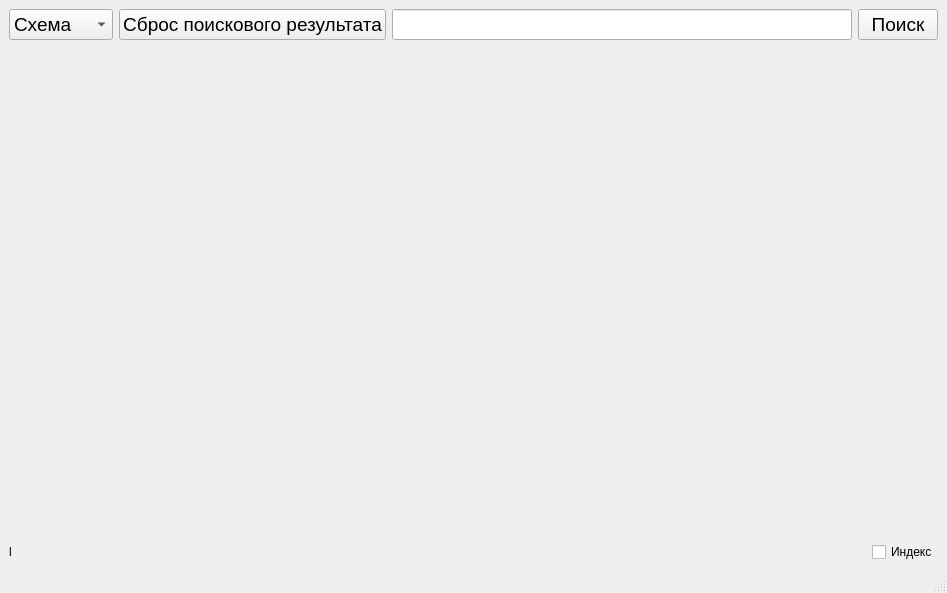
<?xml version="1.0" encoding="UTF-8"?>
<ui version="4.0">
 <class>MainWindow</class>
 <widget class="QMainWindow" name="MainWindow">
  <property name="geometry">
   <rect>
    <x>0</x>
    <y>0</y>
    <width>947</width>
    <height>593</height>
   </rect>
  </property>
  <property name="windowTitle">
   <string>map</string>
  </property>
  <widget class="QWidget" name="centralwidget">
   <layout class="QVBoxLayout" name="verticalLayout">
    <item>
     <layout class="QHBoxLayout" name="horizontalLayout">
      <item>
       <widget class="QComboBox" name="map_mode">
        <property name="font">
         <font>
          <pointsize>14</pointsize>
         </font>
        </property>
        <property name="focusPolicy">
         <enum>Qt::NoFocus</enum>
        </property>
        <item>
         <property name="text">
          <string>Схема</string>
         </property>
        </item>
        <item>
         <property name="text">
          <string>Спутник</string>
         </property>
        </item>
        <item>
         <property name="text">
          <string>Гибрид</string>
         </property>
        </item>
       </widget>
      </item>
      <item>
       <widget class="QPushButton" name="reset">
        <property name="font">
         <font>
          <pointsize>14</pointsize>
         </font>
        </property>
        <property name="focusPolicy">
         <enum>Qt::NoFocus</enum>
        </property>
        <property name="text">
         <string>Сброс поискового результата</string>
        </property>
       </widget>
      </item>
      <item>
       <widget class="QLineEdit" name="search_line">
        <property name="font">
         <font>
          <pointsize>14</pointsize>
         </font>
        </property>
        <property name="focusPolicy">
         <enum>Qt::ClickFocus</enum>
        </property>
       </widget>
      </item>
      <item>
       <widget class="QPushButton" name="search_button">
        <property name="font">
         <font>
          <pointsize>14</pointsize>
         </font>
        </property>
        <property name="focusPolicy">
         <enum>Qt::NoFocus</enum>
        </property>
        <property name="text">
         <string>Поиск</string>
        </property>
       </widget>
      </item>
     </layout>
    </item>
    <item>
     <widget class="QLabel" name="map_label">
      <property name="sizePolicy">
       <sizepolicy hsizetype="Expanding" vsizetype="Expanding">
        <horstretch>0</horstretch>
        <verstretch>0</verstretch>
       </sizepolicy>
      </property>
      <property name="text">
       <string/>
      </property>
     </widget>
    </item>
    <item>
     <layout class="QHBoxLayout" name="horizontalLayout_2">
      <item>
       <widget class="QLabel" name="address">
        <property name="sizePolicy">
         <sizepolicy hsizetype="Expanding" vsizetype="Minimum">
          <horstretch>0</horstretch>
          <verstretch>0</verstretch>
         </sizepolicy>
        </property>
        <property name="text">
         <string>l</string>
        </property>
       </widget>
      </item>
      <item>
       <widget class="QCheckBox" name="pochta_index">
        <property name="sizePolicy">
         <sizepolicy hsizetype="Minimum" vsizetype="Minimum">
          <horstretch>0</horstretch>
          <verstretch>0</verstretch>
         </sizepolicy>
        </property>
        <property name="text">
         <string>Индекс</string>
        </property>
       </widget>
      </item>
     </layout>
    </item>
   </layout>
  </widget>
  <widget class="QMenuBar" name="menubar">
   <property name="geometry">
    <rect>
     <x>0</x>
     <y>0</y>
     <width>947</width>
     <height>21</height>
    </rect>
   </property>
  </widget>
  <widget class="QStatusBar" name="statusbar"/>
 </widget>
 <resources/>
 <connections/>
</ui>
